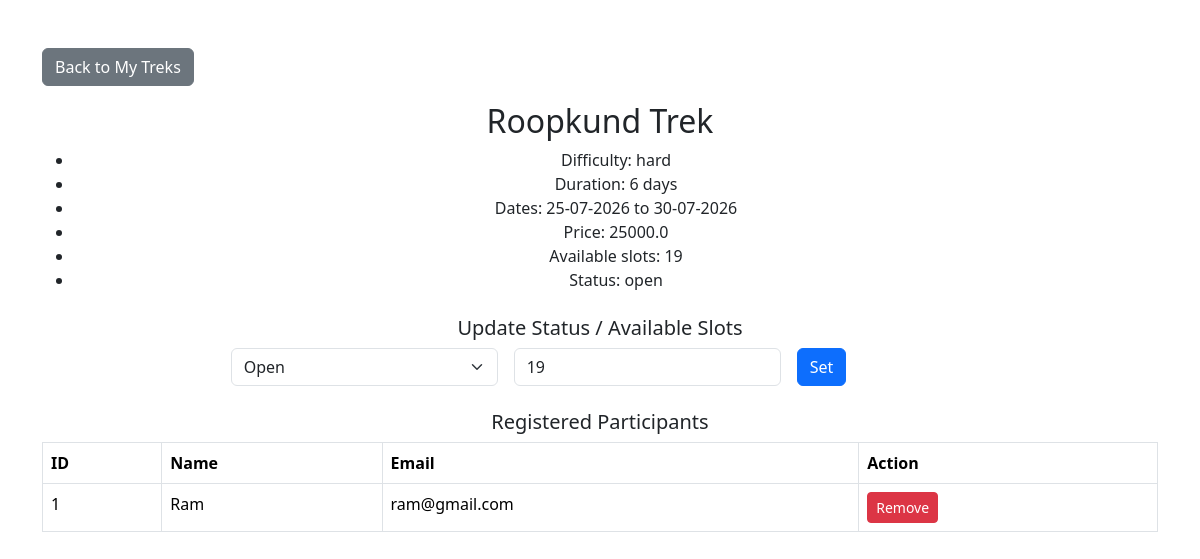
Screenshot of /staff/treks/1 (signed in) with the database file from the repository.
### models/trek.py (models this page shows, shortened)
class Trek(db.Model):
    __tablename__ = "treks"
    trek_id = db.Column(db.Integer, primary_key=True, autoincrement=True)
    trek_name = db.Column(db.String(100), nullable=False)
    location = db.Column(db.String(100), nullable=False)
    difficulty = db.Column(db.String(20), nullable=False) # easy, moderate, hard
    duration = db.Column(db.Integer, nullable=False)
    available_slots = db.Column(db.Integer, nullable=False)
    assigned_staff_id = db.Column(db.Integer, db.ForeignKey('staff.staff_id'), nullable=True)
    status = db.Column(db.String(20), nullable=False) # pending, approved, open, closed, completed
    start_date = db.Column(db.DateTime, nullable=False)
    end_date = db.Column(db.DateTime, nullable=False)
    price = db.Column(db.Float, nullable=False)
    bookings = db.relationship('Booking', backref = 'trek', lazy = True)

### models/user.py (models this page shows, shortened)
class User(db.Model, UserMixin):
    __tablename__ = "users"
    user_id = db.Column(db.Integer, primary_key=True, autoincrement=True)
    name = db.Column(db.String(100), nullable=False)
    email = db.Column(db.String(100), unique=True, nullable=False)
    password = db.Column(db.String(255), nullable=False)
    is_blacklisted = db.Column(db.Boolean, default=False)
    role = "user"
    bookings = db.relationship('Booking', backref='user', lazy=True)

### routes/staff.py (the view)
@staff_routes.route('/staff/treks/<int:trek_id>')
@login_required
def trek_detail(trek_id):
    if current_user.role != 'staff':
        return "Access Denied", 403
    trek = Trek.query.filter_by(trek_id=trek_id, assigned_staff_id=current_user.staff_id).first()
    if not trek:
        return "Access Denied", 403
    participants = [User.query.get(b.user_id) for b in trek.bookings]
    return render_template('staff_trek_detail.html', trek=trek, participants=participants)

### app.py (called while the page is built)
@login_manager.user_loader
def load_user(user_id):
    role, id = user_id.split(':')
    id = int(id)
    if role == 'admin':
        return Admin.query.get(id)
    elif role == 'staff':
        return Staff.query.get(id)
    elif role == 'user':
        return User.query.get(id)
    else:
        return None

### templates/staff_trek_detail.html (shortened to what this page needs)
<!DOCTYPE html>
<html lang="en">
<head>
    <link href="https://cdn.jsdelivr.net/npm/bootstrap@5.3.2/dist/css/bootstrap.min.css" rel="stylesheet">
</head>
<body>
    <div class="container mt-5">
        <a href="{{ url_for('staff.staff_treks') }}" class="btn btn-secondary btn-md mb-3">Back to My Treks</a>
        <h2 class="text-center">{{ trek.trek_name }}</h2>
        <ul>
            <li class="text-center">Difficulty: {{ trek.difficulty }}</li>
            <li class="text-center">Duration: {{ trek.duration }} days</li>
            <li class="text-center">Dates: {{ trek.start_date.strftime('%d-%m-%Y') }} to {{ trek.end_date.strftime('%d-%m-%Y') }}</li>
            <li class="text-center">Price: {{ trek.price }}</li>
            <li class="text-center">Available slots: {{ trek.available_slots }}</li>
            <li class="text-center">Status: {{ trek.status }}</li>
        </ul>
        <h5 class="text-center mt-4">Update Status / Available Slots</h5>
        <form method="POST" action="{{ url_for('staff.update_trek', trek_id=trek.trek_id) }}" class="row g-3 mb-4 justify-content-center">
            <div class="col-md-3 ml-3">
                <select name="status" class="form-select">
                    {% for s in ['open','closed','completed','started','ongoing'] %}
                    <option value="{{ s }}" {% if trek.status==s %}selected{% endif %}>{{ s|capitalize }}</option>
                    {% endfor %}
                </select>
            </div>
            <div class="col-md-3">
                <input type="number" name="available_slots" class="form-control" min="0" value="{{ trek.available_slots }}">
            </div>
            <div class="col-md-2">
                <button type="submit" class="btn btn-primary">Set</button>
            </div>
        </form>
        <h5  class="text-center mt-4">Registered Participants</h5>
        <table class="table table-bordered">
            <thead>
                <tr>
                    <th>ID</th>
                    <th>Name</th>
                    <th>Email</th>
                    <th>Action</th>
                </tr>
            </thead>
            <tbody>
                {% for user in participants %}
                <tr>
                    <td>{{ user.user_id }}</td>
                    <td>{{ user.name }}</td>
                    <td>{{ user.email }}</td>
                    <td>
                        <form method="POST" action="{{ url_for('staff.remove_participant', trek_id=trek.trek_id, user_id=user.user_id) }}" style="display:inline">
                            <button type="submit" class="btn btn-danger btn-sm" onclick="return confirm('Remove this participant?')">Remove</button>
                        </form>
                    </td>
                </tr>
                {% else %}
                <tr><td colspan="4" class="text-muted text-center">No participants registered yet.</td></tr>
                {% endfor %}
            </tbody>
        </table>
    </div>
</body>

### rows the page displays
Trek: trek_name "Roopkund Trek", difficulty "hard", duration "6", start_date "25-07-2026", end_date "30-07-2026", price "25000.0", available_slots "19", status "open", status "Open"
User: user_id "1", name "Ram", email "ram@gmail.com"
